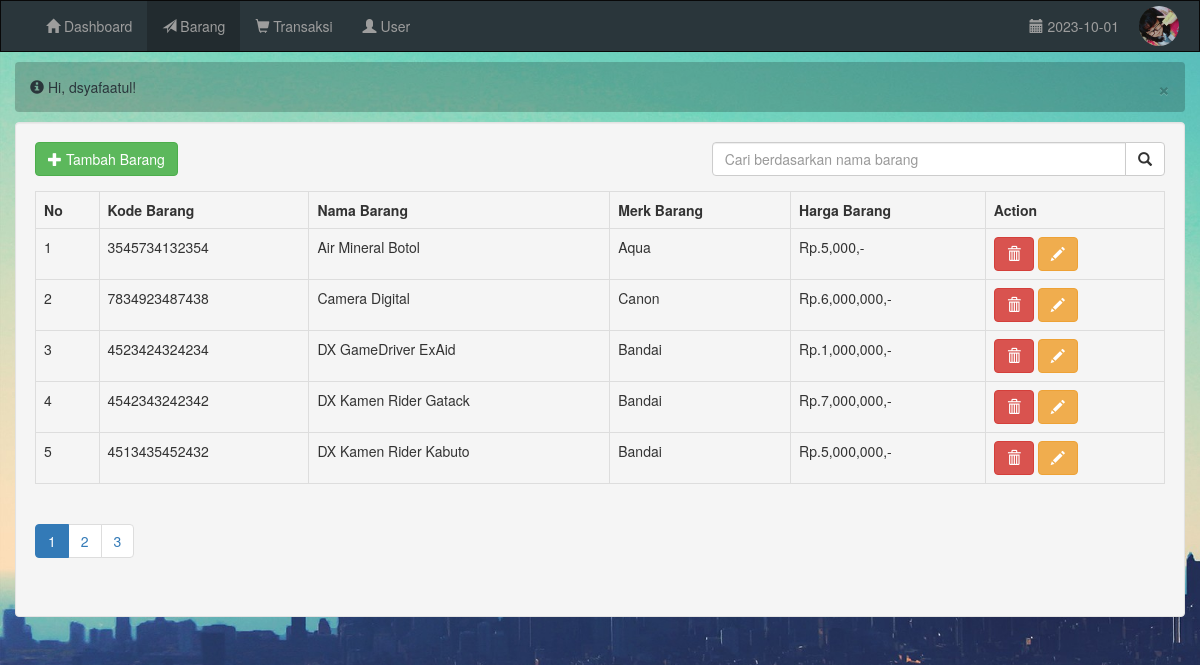
The page /index.php?link=list_barang&alert=gagal (signed in) on the database its author committed.
### tables this page shows
CREATE TABLE IF NOT EXISTS `tabel_kasir` (
  `no_pegawai` varchar(15) NOT NULL,
  `nama_kasir` varchar(50) NOT NULL,
  `jenis_kelamin` enum('L','P') NOT NULL,
  `tempat_lahir` varchar(50) NOT NULL,
  `tanggal_lahir` date NOT NULL,
  `alamat` varchar(100) NOT NULL,
  `no_telepon` varchar(50) NOT NULL,
  `foto_kasir` varchar(100) NOT NULL default 'user.jpg',
  PRIMARY KEY  (`no_pegawai`)
);

CREATE TABLE IF NOT EXISTS `tabel_barang` (
  `kode_barang` varchar(25) NOT NULL default '',
  `nama_barang` varchar(50) NOT NULL,
  `merk_barang` varchar(50) NOT NULL,
  `harga_barang` int(11) NOT NULL,
  PRIMARY KEY  (`kode_barang`),
  UNIQUE KEY `nama_barang` (`nama_barang`)
);

### list_barang.php (the view, shortened to what this page needs)
<?php
$action = $_GET['action'];
?>
<?php
if($action=="edit"){
	$kode_barang = $_GET['kode_barang'];
	?>
	<div class="row">
		<div class="col-md-7">
			<a href="?link=list_barang&q=<?php echo $_GET['q'] ?>&page=<?php echo $_GET['page'] ?>" class="btn">
				<span class="glyphicon glyphicon-arrow-left"></span>
				Kembali
			</a>
		</div>
		<div class="col-md-5"></div>
	</div>
	<table class="table table-bordered table-responsive table-hover">
	<tr>
		<th>Kode Barang</th>
		<th>Nama Barang</th>
		<th>Merk Barang</th>
		<th>Harga Barang</th>
		<th>Action</th>
	</tr>
	<?php
	$list_barang_query = mysql_query("SELECT * FROM tabel_barang WHERE kode_barang='$kode_barang'");
	while ($data_barang = mysql_fetch_array($list_barang_query)) {
		?>
		<form action="edit_barang_action.php">
			<input type="hidden" name="kode_barang_out" value="<?php echo $data_barang[0]; ?>" class="form-control" maxlength="13">
			<input type="hidden" name="q" value="<?php echo $_GET['q'] ?>" class="form-control" maxlength="13">
			<input type="hidden" name="page" value="<?php echo $_GET['page'] ?>" class="form-control" maxlength="13">
		<tr>
			<td>
				<div class="input-group">
						<span class="input-group-addon">
							<span class="glyphicon glyphicon-barcode"></span>
						</span>
						<input type="text" name="kode_barang_in" value="<?php echo $data_barang[0]; ?>" class="form-control" maxlength="13">
				</div>
			</td>
			<td><input type="text" name="nama_barang" value="<?php echo $data_barang[1]; ?>" class="form-control"></td>
			<td><input type="text" name="merk_barang" value="<?php echo $data_barang[2]; ?>" class="form-control"></td>
			<td><input type="text" name="harga_barang" value="<?php echo $data_barang[3]; ?>" class="form-control"></td>
			<td>
				<input type="submit" class="btn btn-primary" name="action" value="Simpan">
			</td>
		</tr>
		</form>
		<?php
	$no++;
	}
	?>
</table>
<?php
}else{
?>
				<div class="row">
					<div class="col-md-7">
						<div class="form-group">
						<?php
						if($level=='Admin'){
						?>
							<button class="btn btn-success" data-toggle="modal" data-target="#modal_tambah_barang">
								<span class="glyphicon glyphicon-plus"></span>
								Tambah Barang
							</button>
						<?php } ?>
						</div>
					</div>
					<div class="col-md-5">
					<form action="">
					<div class="form-group">
					<div class="input-group">
						<input type="text" name="q" placeholder="Cari berdasarkan nama barang" class="form-control">
						<span class="input-group-btn">
							<button type="submit" name="action" class="btn btn-default">
								<span class="glyphicon glyphicon-search"></span>
							</button>
						</span>
					</div>
					</div>
					</form>
					</div>
				</div>
<table class="table table-bordered table-responsive table-hover">
	<tr>
		<th>No</th>
		<th>Kode Barang</th>
		<th>Nama Barang</th>
		<th>Merk Barang</th>
		<th>Harga Barang</th>
		<?php
		if($level=="Admin"){
		?>
		<th>Action</th>
		<?php } ?>
	</tr>
	<?php
		$perhal = 5;
		$page = (!empty($_GET['page'])?(int)$_GET['page']==0?1:$_GET['page']:1);
		$start = ($page - 1) * $perhal;
		if(!empty($_GET['q'])){
			$q = $_GET['q'];
			$list_barang_query = mysql_query("SELECT * FROM tabel_barang WHERE nama_barang LIKE '%$q%' ORDER BY nama_barang ASC LIMIT $start, $perhal");
		}else{
			$list_barang_query = mysql_query("SELECT * FROM tabel_barang ORDER BY nama_barang ASC LIMIT $start, $perhal");
		}
			$jumlah_barang_query = mysql_result(mysql_query("SELECT COUNT(*) FROM tabel_barang WHERE nama_barang LIKE '%$q%'"), 0);
			$halaman = ceil($jumlah_barang_query / $perhal);
	$no = ($page - 1) * $perhal + 1;
	while ($data_barang = mysql_fetch_array($list_barang_query)) {
		?>
		<tr>
			<td><?php echo $no; ?></td>
			<td><?php echo $data_barang[0]; ?></td>
			<td><?php echo $data_barang[1]; ?></td>
			<td><?php echo $data_barang[2]; ?></td>
			<td>Rp.<?php echo number_format($data_barang[3]); ?>,-</td>
				<?php
				if($level=="Admin"){
				?>
			<td>
				<a href="delete_barang_action.php?action=delete_barang&kode_barang=<?php echo $data_barang[0]; ?>" class="btn btn-danger" onclick="return window.confirm('Apakah anda yakin ingin menghapus')">
					<span class="glyphicon glyphicon-trash" ></span>
				</a>
					<a href="index.php?link=list_barang&action=edit&page=<?php echo $page ?>&kode_barang=<?php echo $data_barang[0] ?>&q=<?php echo $_GET['q'] ?>" class="btn btn-warning">
					<span class="glyphicon glyphicon-pencil" ></span>
				</a>
			</td>
				<?php } ?>
		</tr>
		<?php
	$no++;
	}
	?>
</table>
<ul class="pagination">
	<?php
		for ($i=1; $i <= $halaman ; $i++) {
			$active_page = ($i==$page?"class=\"active\"":"");
			?>
			<li <?php echo $active_page ?> ><a href="?link=list_barang&page=<?php echo $i ?>&q=<?php echo $_GET['q'] ?>"><?php echo $i ?></a></li>
			<?php
		}
	?>
</ul>
<?php
}
?>

### index.php (shortened to what this page needs)
<?php
	if(empty($_SESSION['username']) AND empty($_SESSION['password'])){
		header("location: login.php");
	}else{
		$level = $_SESSION['level'];
		$username = $_SESSION['username'];
		$no_pegawai = $_SESSION['no_pegawai'];
	if($level=="Admin"){
		$list_user = "<li>
						<a href=\"#\" class=\"dropdown-toggle\" data-toggle=\"dropdown\" data-target=\"dropdown-menu\">
						<span class=\"glyphicon glyphicon-user\" ></span>
						User
						</a>
						<ul class=\"dropdown-menu\">
							<li><a href=\"index.php?link=list_user\" >Kasir</a></li>
							<li><a href=\"index.php?link=list_kasir\" >Pegawai</a></li>
						</ul>
					</li>";
	}
?>
<!DOCTYPE html>
<html lang="en">
<head>
	<link rel="stylesheet" href="assets/css/style.css" />
	<link rel="stylesheet" href="assets/css/bootstrap.css">
</head>
<body>
	<div class="container-fluid">
		<div class="row">
			<nav class="navbar navbar-inverse" style="background-color: #2A363B;border-radius: 0px;margin-bottom: 10px;box-sizing: border-box;">
				<div class="container-fluid">
					<div class="collapse navbar-collapse" id="menu">
						<div class="navbar-left">
							<ul class="nav navbar-nav">
								<li>
									<a href="index.php">
										<span class="glyphicon glyphicon-home"></span>
										Dashboard
									</a>
								</li>
								<li>
									<a href="index.php?link=list_barang">
										<span class="glyphicon glyphicon-send"></span>
										Barang
									</a>
								</li>
								<li>
									<a href="index.php?link=list_transaksi">
										<span class="glyphicon glyphicon-shopping-cart"></span>
										Transaksi
									</a>
								</li>
								<?php
									echo $list_user;
								?>
							</ul>
						</div>
				    		<ul class="nav navbar-nav navbar-right">
				    			<li class="navbar-text" style="text-align: center;">
				    				<span class="glyphicon glyphicon-calendar"></span>
				    				<?php echo date("Y-m-d") ?>
				    				</li>
				    			<li class="dropdown center-block">
				    				<a href="#" class="dropdown-toggle" data-toggle="dropdown" style="padding: 5px;background-color: transparent;">
				    					<?php
				    						$foto = mysql_result(mysql_query("SELECT foto_kasir FROM tabel_kasir WHERE no_pegawai='$no_pegawai'"), 0);
				    					?>
				    					<img src="assets/img/<?php echo $foto; ?>" alt="" class="img-circle center-block" style="width: 40px;height: 40px;"></a>
				    			</li>
				    		</ul>
					</div>
				  </div>
			</nav>
		</div>
		<div class="row">
		<div class="col-md-12">
			<div class="alert alert-success" style="background-color: rgba(0,0,0,0.2);color: #2A363B;border: 0;margin-bottom: 10px">
				<span class='glyphicon glyphicon-info-sign'></span>
				<span>Hi, <?php echo $username; ?>!</span>
				<span class="close" data-dismiss="">&times;</span>
			</div>
			<div class="well" style="height: 495px;overflow: scroll;">
				<?php include("link.php") ?>
			</div>
		</div>
		</div>
	</div>
</body>
</html>
<?php
	}
?>

### link.php (shortened to what this page needs)
<?php
	switch ($_GET['link']) {
		case 'list_barang':
			include("list_barang.php");
			break;
	}
?>

### assets/css/style.css (style rules this page uses)
body { background-color: #fff; background-image: url("../img/background.jpg"); background-size: cover; background-attachment: fixed; padding: 0px; margin: 0px; }

### index.php (style rules this page uses)
.active { background-color: rgba(0,0,0,0.2); }

### rows shown on the page
tabel_kasir: foto_kasir (picture)
tabel_barang: kode_barang "3545734132354", nama_barang "Air Mineral Botol", merk_barang "Aqua", harga_barang "5,000"
tabel_barang: kode_barang "7834923487438", nama_barang "Camera Digital", merk_barang "Canon", harga_barang "6,000,000"
tabel_barang: kode_barang "4523424324234", nama_barang "DX GameDriver ExAid", merk_barang "Bandai", harga_barang "1,000,000"
tabel_barang: kode_barang "4542343242342", nama_barang "DX Kamen Rider Gatack", merk_barang "Bandai", harga_barang "7,000,000"
tabel_barang: kode_barang "4513435452432", nama_barang "DX Kamen Rider Kabuto", merk_barang "Bandai", harga_barang "5,000,000"

### other values the page prints
$username "dsyafaatul"
